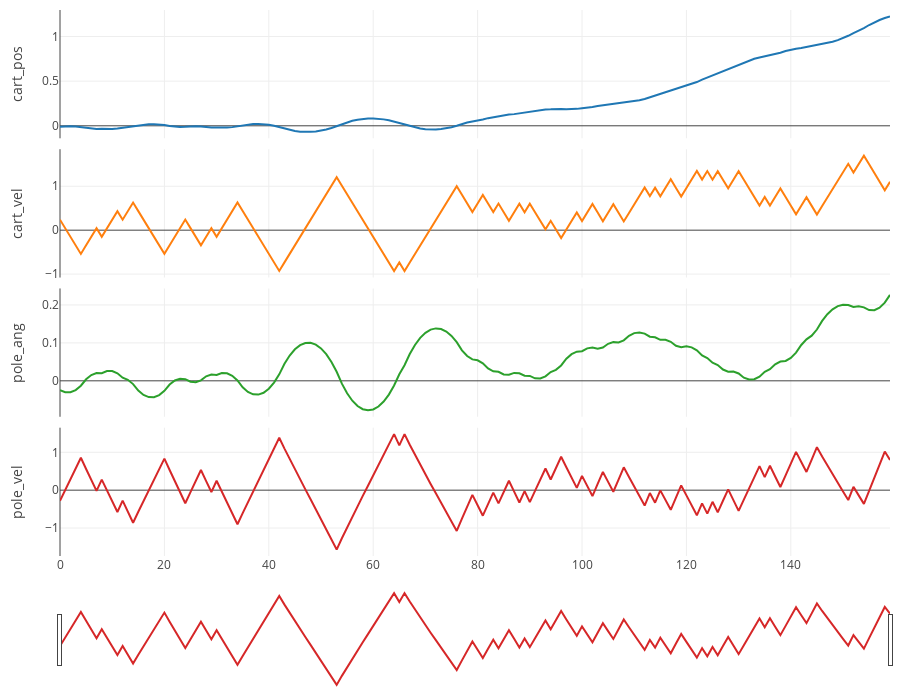

Notebook code for this chart:
### Code cell
EP = 0

fig = cartpole_util.lineplot(df, ep=EP)
fig.show()

### Figure 1 — Plotly figure (JSON) as saved in the notebook; plotly's stock layout.template omitted (floating-point values rounded to 4 significant figures; data arrays with more than 128 entries replaced by an {"elided": "..."} marker saying what was removed)
{"data": [{"name": "cart_pos", "showlegend": false, "type": "scatter", "x": {"elided": "160 int values"}, "xaxis": "x", "y": {"elided": "160 float values"}, "yaxis": "y"}, {"name": "cart_vel", "showlegend": false, "type": "scatter", "x": {"elided": "160 int values"}, "xaxis": "x2", "y": {"elided": "160 float values"}, "yaxis": "y2"}, {"name": "pole_ang", "showlegend": false, "type": "scatter", "x": {"elided": "160 int values"}, "xaxis": "x3", "y": {"elided": "160 float values"}, "yaxis": "y3"}, {"name": "pole_vel", "showlegend": false, "type": "scatter", "x": {"elided": "160 int values"}, "xaxis": "x4", "y": {"elided": "160 float values"}, "yaxis": "y4"}], "layout": {"height": 700, "hovermode": "x unified", "margin": {"b": 10, "l": 60, "r": 10, "t": 10}, "xaxis": {"anchor": "y", "domain": [0, 1], "matches": "x4", "showticklabels": false}, "xaxis2": {"anchor": "y2", "domain": [0, 1], "matches": "x4", "showticklabels": false}, "xaxis3": {"anchor": "y3", "domain": [0, 1], "matches": "x4", "showticklabels": false}, "xaxis4": {"anchor": "y4", "domain": [0, 1], "rangeslider": {"visible": true}}, "yaxis": {"anchor": "x", "domain": [0.765, 1.0], "title": {"text": "cart_pos"}}, "yaxis2": {"anchor": "x2", "domain": [0.51, 0.745], "title": {"text": "cart_vel"}}, "yaxis3": {"anchor": "x3", "domain": [0.255, 0.49], "title": {"text": "pole_ang"}}, "yaxis4": {"anchor": "x4", "domain": [0, 0.235], "title": {"text": "pole_vel"}}}}
